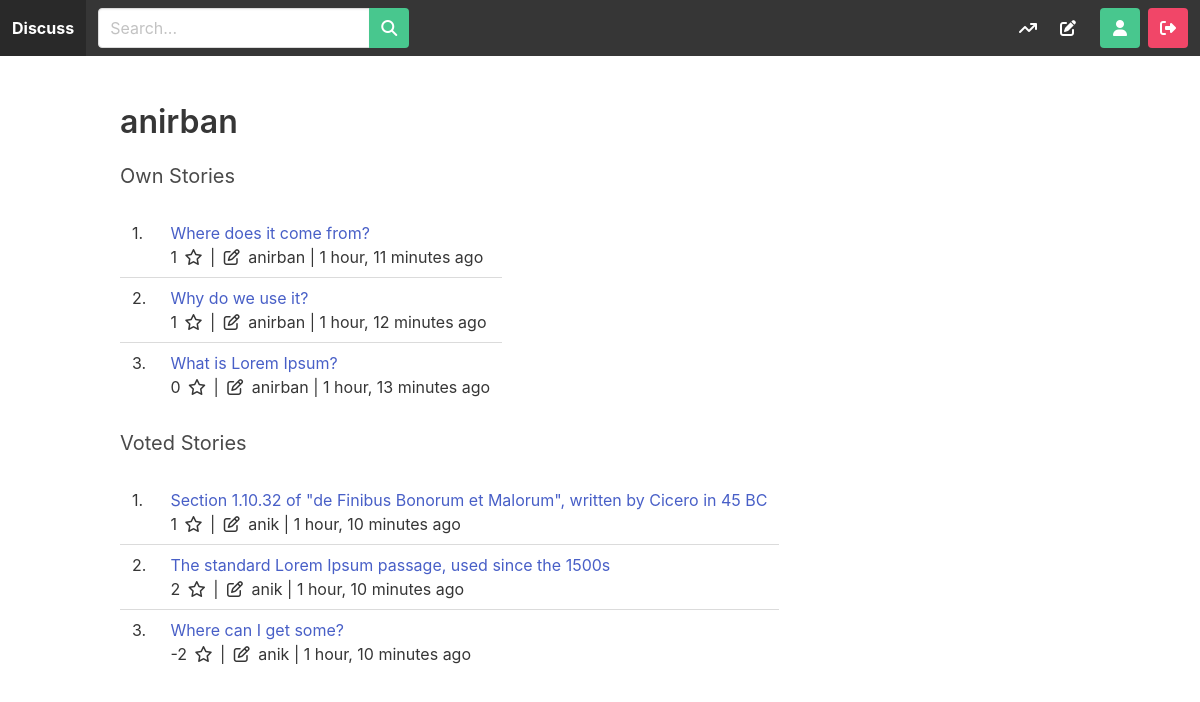
The page /user/account/ (signed in) on the database its author committed.
### story/models.py (models this page shows, shortened)
class Story(models.Model):
    title = models.CharField(max_length=255)
    url = models.URLField(blank=True, null=True)
    body = models.TextField(blank=False)
    number_of_votes = models.IntegerField(default=0)
    created_by = models.ForeignKey(User, related_name='stories', on_delete=models.CASCADE)
    created_at = models.DateTimeField(auto_now_add=True)
    class Meta:
        ordering = ['-created_at']
        verbose_name_plural = 'stories'

### userprofile/views.py (the view)
# urls.py: path('account/', account, name='account'),
def account(request):
    user = request.GET.get('user', request.user)
    voted_stories = Story.objects.filter(votes__vote_by=user).select_related('created_by')
    own_stories = user.stories.all()
    context = {
        'username':user.username,
        'own_stories' : own_stories,
        'voted_stories': voted_stories
    }
    return render(request, 'account.html', context)

### templates/account.html
{% extends 'base.html' %}
{% block content %}
    <div class="container">
        <div class="columns">
            <div class="column is-12">
                <h1 class="title">{{username}}</h1>
            </div>
        </div>
        <p class="subtitle">Own Stories</p>
        {% include 'parts/stories.html' with stories=own_stories %}
        <p class="subtitle">Voted Stories</p>
        {% include 'parts/stories.html' with stories=voted_stories %}
    </div>
{% endblock %}

### templates/base.html (shortened to what this page needs)
<!DOCTYPE html>
<html>
    <head>
        <link rel="stylesheet" href="http://cdn.jsdelivr.net/npm/bulma@0.9.0/css/bulma.min.css">
        <link rel="stylesheet" href="https://cdnjs.cloudflare.com/ajax/libs/font-awesome/6.3.0/css/all.min.css" />
    </head>
    <body>
        <nav class="navbar is-dark">
            <div class="navbar-brand">
                <a href="/" class="navbar-item"><strong>Discuss</strong></a>
            </div>
            <div class="navbar-menu" id="nav-links">
                <div class="navbar-start">
                    <div class="navbar-item">
                        <form method="get" action="{% url 'search' %}">
                            <div class="field has-addons">
                                <div class="control">
                                    <input type="text" class="input" placeholder="Search..." name="query">
                                </div>
                                <div class="control">
                                    <button class="button is-success" title="Search">
                                        <span class="icon">
                                            <i class="fas fa-sharp fa-solid fa-magnifying-glass"></i>
                                        </span>
                                    </button>
                                </div>
                            </div>
                        </form>
                    </div>
                </div>
                <div class="navbar-end">
                    <a href="{% url 'newest' %}" class="navbar-item" title="Newest">
                        <span class="icon">
                            <i class="fas fa-solid fa-arrow-trend-up"></i>
                        </span>
                    </a>
                    <a href="{% url 'submit' %}" class="navbar-item" title="Submit">
                        <span class="icon">
                            <i class="fas fa-duotone fa-pen-to-square"></i>
                        </span>
                    </a>
                    <div class="navbar-item">
                        <div class="buttons">
                            {% if user.is_authenticated %}
                                <a href="{% url 'account' %}" class="button is-success" title="My account">
                                    <span class="icon">
                                        <i class="fa-solid fa-user"></i>
                                    </span>
                                </a>
                                <a href="{% url 'logout' %}" class="button is-danger" title="Log out">
                                    <span class="icon">
                                        <i class="fas fa-solid fa-right-from-bracket"></i>
                                    </span>
                                </a>
                            {% endif %}
                        </div>
                    </div>
                </div>
            </div>
        </nav>
        <section class="section">
            {% block content %}
            {% endblock %}
        </section>
    </body>
</html>

### templates/parts/stories.html
<div class="columns">
    <div class="column is-12" style="overflow-x: scroll;">
        <table class="table">
            <tbody>
                {% for story in stories %}
                    <tr>
                        <td>{{ forloop.counter }}.</td>
                        <td>
                            <a href="{% url 'story' story.id %}">{{ story.title }}</a>
                            <p>
                                {{ story.number_of_votes }}
                                <span class="icon">
                                    <i class="fa-regular fa-star"></i>
                                </span> |
                                <span class="icon">
                                    <i class="fa-regular fa-pen-to-square"></i>
                                </span> {{ story.created_by.username }} |
                                {{ story.created_at|timesince }} ago
                            </p>
                        </td>
                    </tr>
                {% endfor %}
            </tbody>
        </table>
    </div>
</div>

### rows shown on the page
Story: title "Where does it come from?", number_of_votes "1", created_by.username "anirban", created_at "1 hour, 11 minutes"
Story: title "Why do we use it?", number_of_votes "1", created_by.username "anirban", created_at "1 hour, 12 minutes"
Story: title "What is Lorem Ipsum?", number_of_votes "0", created_by.username "anirban", created_at "1 hour, 13 minutes"
Story: title "Section 1.10.32 of \"de Finibus Bonorum et Malorum\", written by Cicero in 45 BC", number_of_votes "1", created_by.username "anik", created_at "1 hour, 10 minutes"
Story: title "The standard Lorem Ipsum passage, used since the 1500s", number_of_votes "2", created_by.username "anik", created_at "1 hour, 10 minutes"
Story: title "Where can I get some?", number_of_votes "-2", created_by.username "anik", created_at "1 hour, 10 minutes"

### other values the page prints
{{ username }} "anirban"
